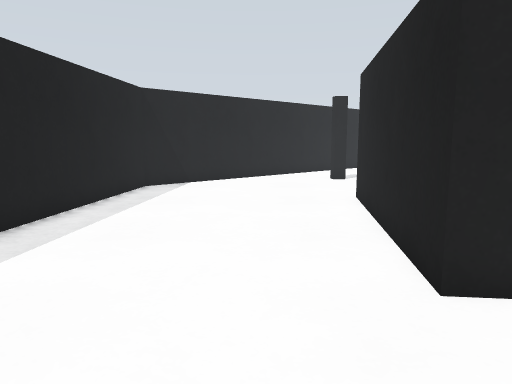
View 1 (above)

20 first-person views from a walk through a robot-simulator world made for Gazebo. The camera is 0.94 m above the floor, tilts 8° down and sees 70° across. The floor is counted in squares, 0.5 m on a side. Each view is taken from the middle of a square. On the plan, view 1 faces up. The plan holds only what a view shows up to about 18 squares ahead; the rest is blank. The place goes on beyond the plan.

View 2
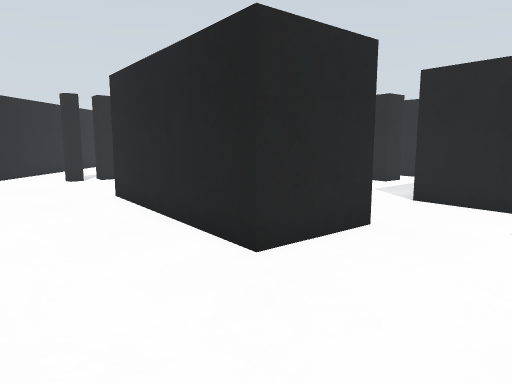

View 3
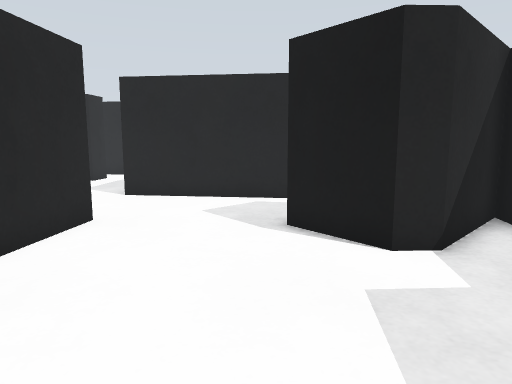

View 4
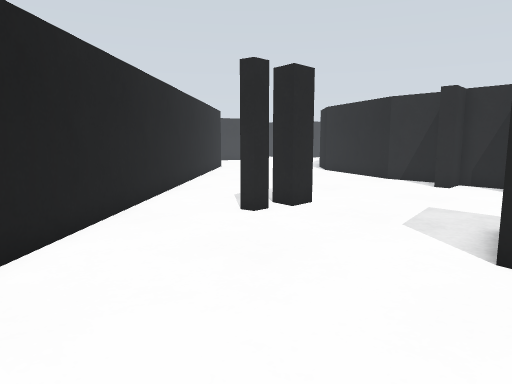

View 5
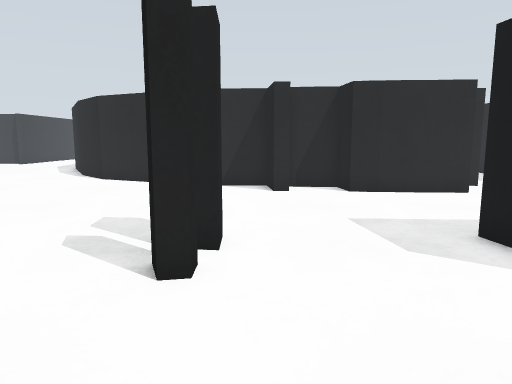

View 6
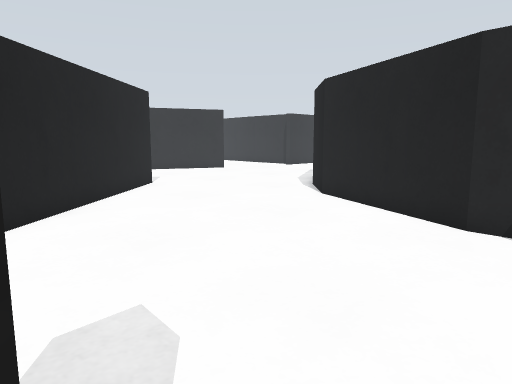

View 7
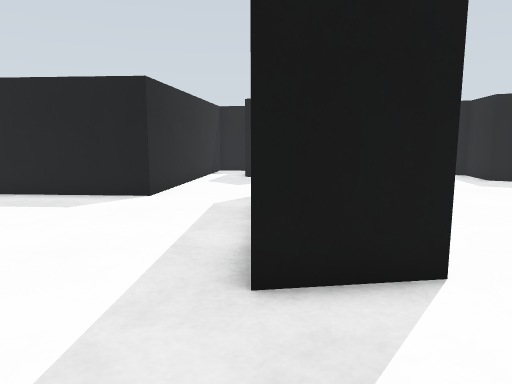

View 8
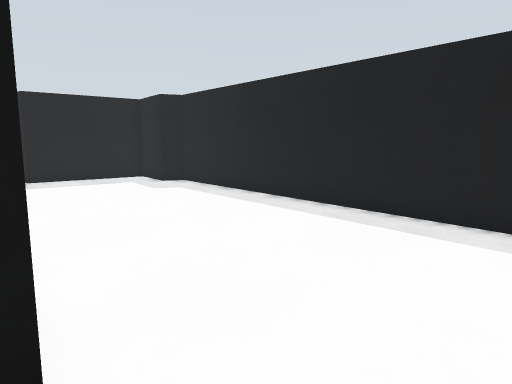

View 9
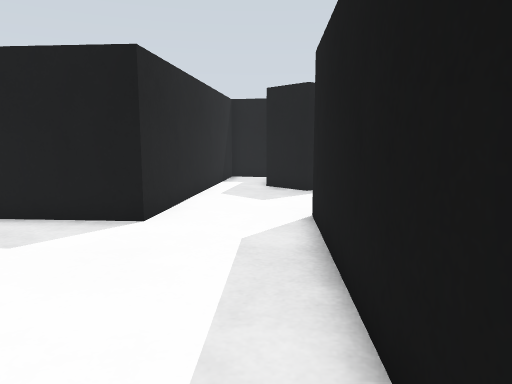

View 10
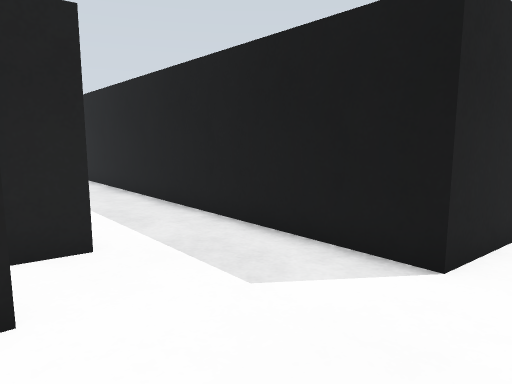

View 11
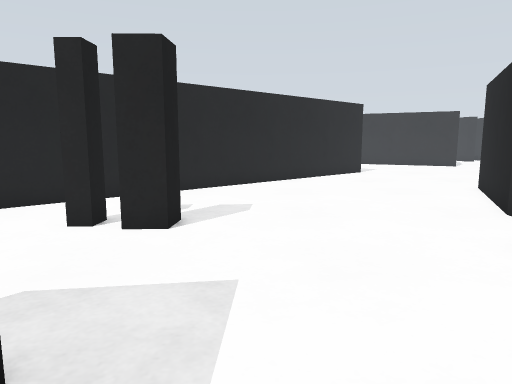

View 12
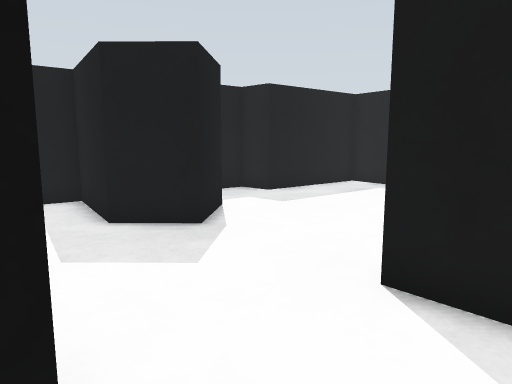

View 13
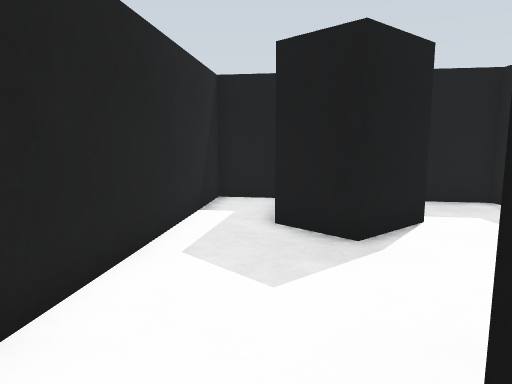

View 14
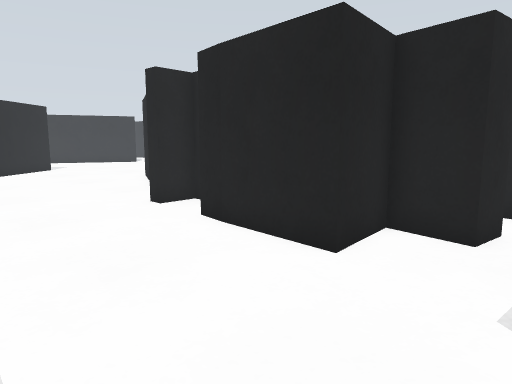

View 15
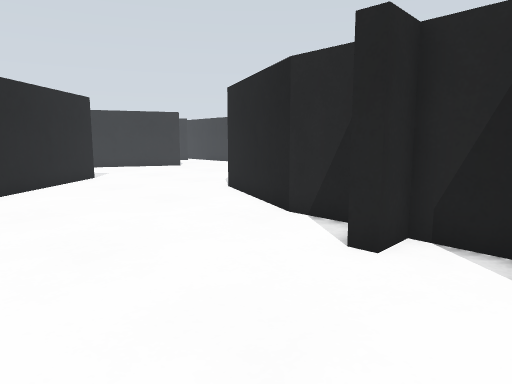

View 16
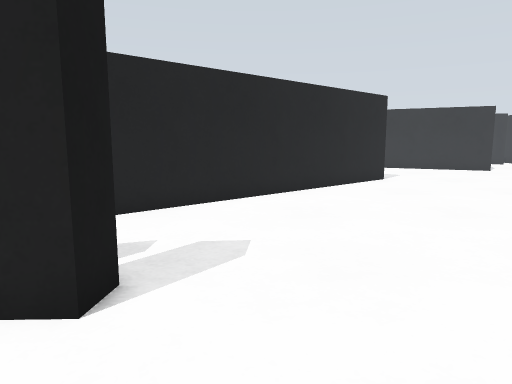

View 17
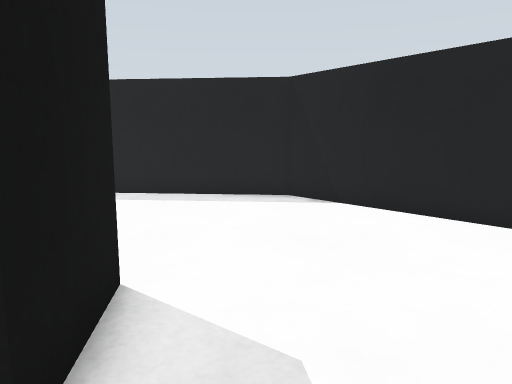

View 18
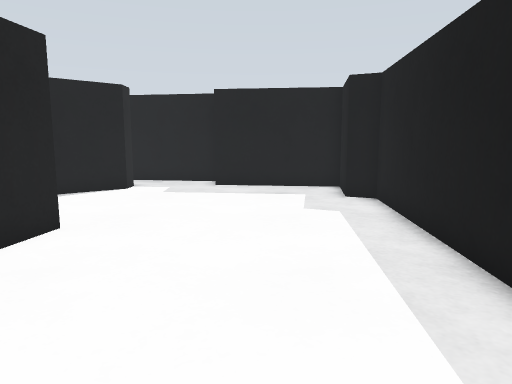

View 19
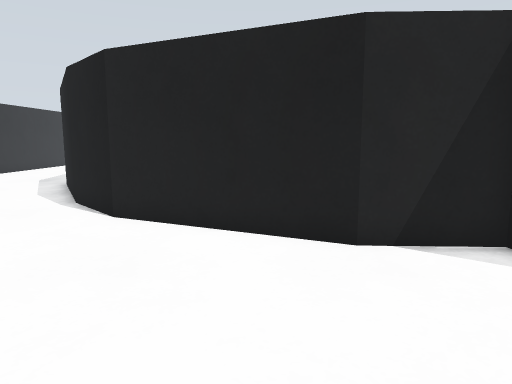

View 20
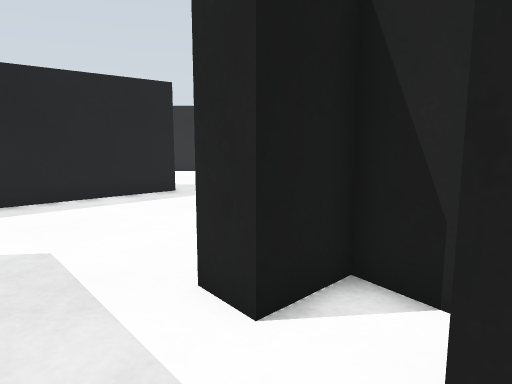

### Floor plan
Points are (right, up) in squares from view 1. A wall is a line through its corners. A room is listed if a view was taken in it or the views show most of it. See-through windows are left out.
Room 1 (views 1, 2, 3, 4, 5, 6, 7, 8, 9, 10, 11, 12, 13, 14, 15, 16, 17, 18, 19)
walls: (6.1, 12.6) (5.6, 3.9) (2.3, 4.2) (3.4, 12.2) (6.1, 12.6); (4.4, 17.9) (3.8, 17.9) (3.7, 18.3) (4.4, 18.6); (6.2, 18.6) (6.1, 17.7) (5.1, 17.6) (5.3, 18.6); (16.9, 9.2) (15.4, 9.5) (15.4, 7.6) (14.2, 7.7) (14.5, 9.5) (12.2, 9.3) (12.4, 13.5) (13.8, 13.7) (14, 15.8) (12.6, 15.7) (12.6, 16.3) (14.3, 16.5) (14.4, 19.2) (16.9, 24.5) (19.1, 26.5); (5.1, -0.7) (6.6, -2.2) (5.8, -5.9) (3.1, -3.2) (3.1, -2.3) (5.1, -0.7); (18.9, 26.4) (19.6, 26.8); (14.3, 31.9) (-4.6, 15.1) (-6, 0.1) (-5.1, -0.3) (-5.5, -3) (-0.3, -3.6) (-0.2, -5) (8.3, -6.3) (9.6, 4.6) (16.5, 4)
ways out: opening at (17.5, 5.5) to room 2
Room 2 (view 20)
walls: (17.8, 7.2) (17.3, 7.2); (16.5, 4) (19.5, 3.8)
ways out: opening at (17.5, 5.5) to room 1

Where each view was taken, in squares from view 1:
view 1: 0 up, 0 right, facing up
view 2: 0 up, 2 left, facing up-right
view 3: 0 up, 3 left, facing right
view 4: 11 up, 3 left, facing up-right
view 5: 17 up, 1 left, facing right
view 6: 17 up, 6 right, facing up-right
view 7: 17 up, 6 right, facing down
view 8: 15 up, 4 right, facing down-left
view 9: 13 up, 7 right, facing down
view 10: 10 up, 8 right, facing down-right
view 11: 10 up, 8 right, facing up
view 12: 6 up, 10 right, facing down-left
view 13: 6 up, 7 right, facing down
view 14: 6 up, 7 right, facing up-right
view 15: 13 up, 7 right, facing up-right
view 16: 14 up, 8 right, facing up
view 17: 14 up, 8 right, facing left
view 18: 12 up, 2 left, facing down
view 19: 21 up, 8 right, facing right
view 20: 5 up, 18 right, facing up-left
